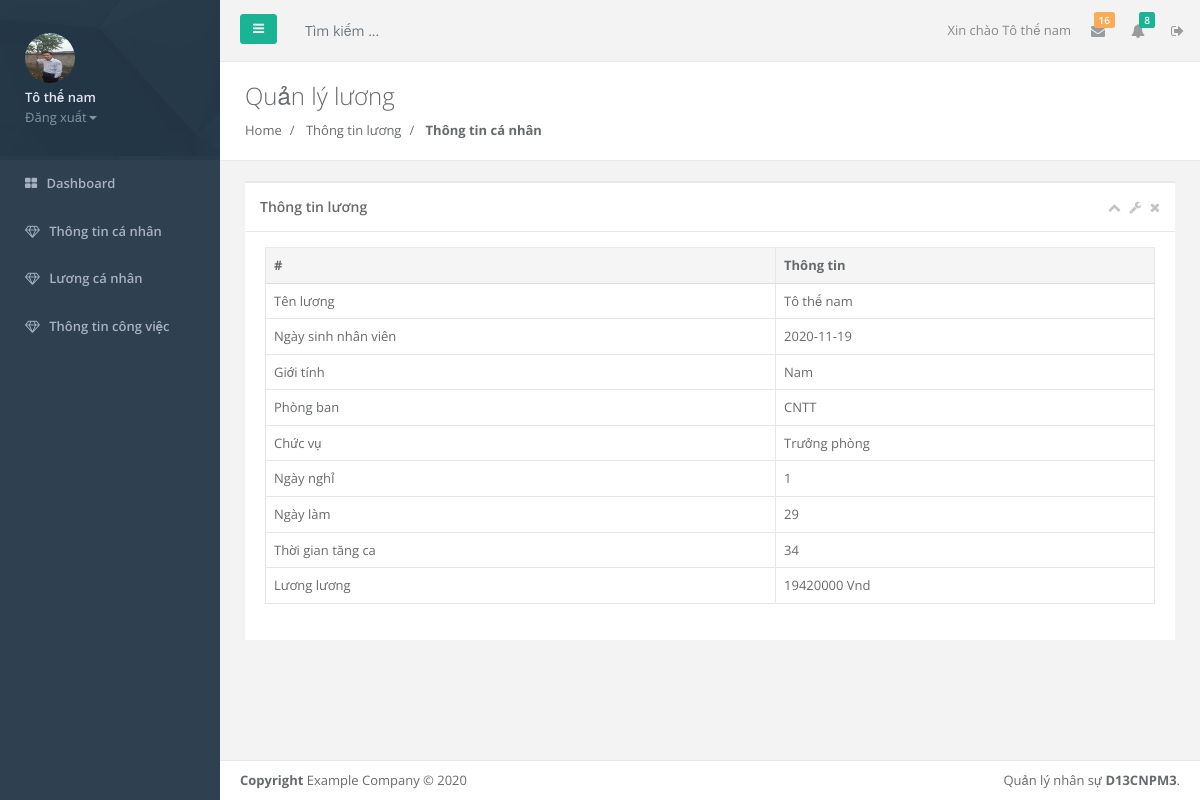
Page /Quanly/user/Luong_nv.php (signed in) on the committed database.
### tables this page shows
CREATE TABLE `nv` (
  `id_nv` int(11) NOT NULL,
  `username` varchar(50) DEFAULT NULL,
  `password` varchar(50) DEFAULT NULL,
  `image` varchar(50) DEFAULT NULL,
  `ten_nv` varchar(50) DEFAULT NULL,
  `ngay_sinh` date DEFAULT NULL,
  `gioi_tinh` varchar(50) DEFAULT NULL,
  `sdt` varchar(50) DEFAULT NULL,
  `email` varchar(255) DEFAULT NULL,
  `que` varchar(50) DEFAULT NULL,
  `phong_ban` varchar(50) DEFAULT NULL,
  `id_cvu` int(11) DEFAULT NULL,
  `id_team` int(11) DEFAULT NULL,
  `hop_dong` varchar(50) DEFAULT NULL,
  `ngay_hieu_luc` date DEFAULT NULL,
  `create_at` date NOT NULL,
  `update_at` date NOT NULL
);

CREATE TABLE `cv` (
  `id_cvu` int(11) NOT NULL,
  `ten_cv` varchar(50) NOT NULL,
  `hs_luong_cv` int(11) NOT NULL,
  `hs_l_tangca` int(11) NOT NULL,
  `phu_cap` int(11) NOT NULL,
  `create_at` date NOT NULL,
  `update_at` date NOT NULL
);

CREATE TABLE `luong` (
  `id_luong` int(11) NOT NULL,
  `id_nv` int(11) NOT NULL,
  `ngay_nghi` int(11) NOT NULL,
  `ngay_lam` int(11) NOT NULL,
  `time_tang_ca` int(11) NOT NULL,
  `create_at` date NOT NULL,
  `update_at` date NOT NULL
);

### Quanly/session1.php (called while the page is built, shortened)
<?php
$session_id1=$_SESSION['id_nv'];
?>

### Quanly/user/Luong_nv.php (the view)
<?php
    include_once('../layout/header1.php');
?>
<?php
require_once('../connect.php');
?>
 <?php
 $result=mysqli_query($con, "select * from luong where id_nv='$session_id1'")or die('Error In Session');
 $data1=mysqli_fetch_array($result);
 ?>
<?php
 $result2=mysqli_query($con,"SELECT nv.id_nv,nv.ten_nv,nv.ngay_sinh,nv.gioi_tinh,nv.phong_ban,cv.ten_cv,luong.ngay_nghi,luong.ngay_lam,luong.time_tang_ca, (hs_luong_cv*ngay_lam)+(hs_l_tangca*time_tang_ca)+phu_cap-(ngay_nghi*300000) AS Luongnhanvien FROM nv JOIN cv ON cv.id_cvu=nv.id_cvu JOIN luong ON luong.id_nv=nv.id_nv where nv.id_nv=".$data['id_nv'])or die('Error In Session');
 $data2=mysqli_fetch_array($result2);
?>
<?php
 $result3=mysqli_query($con, "select nv.id_cvu,cv.id_cvu,cv.ten_cv from nv join cv on cv.id_cvu=nv.id_cvu where nv.id_nv=".$data['id_nv'])or die('Error In Session');
 $data3=mysqli_fetch_array($result3);
 ?>
<div class="row wrapper border-bottom white-bg page-heading">
    <div class="col-lg-10">
        <h2>Quản lý lương</h2>
        <ol class="breadcrumb">
            <li class="breadcrumb-item">
                <a href="master.php">Home</a>
            </li>
            <li class="breadcrumb-item">
                <a>Thông tin lương</a>
            </li>
            <li class="breadcrumb-item active">
                <strong>Thông tin cá nhân</strong>
            </li>
        </ol>
    </div>
</div>
<div class="wrapper wrapper-content">
    <div class="row">
        <div class="col-lg-12">
                <div class="ibox ">
                <div class="ibox-title">
                    <h5> Thông tin lương</h5>
                    <div class="ibox-tools">
                        <a class="collapse-link">
                            <i class="fa fa-chevron-up"></i>
                        </a>
                        <a class="dropdown-toggle" data-toggle="dropdown" href="#">
                            <i class="fa fa-wrench"></i>
                        </a>
                        <a class="close-link">
                            <i class="fa fa-times"></i>
                        </a>
                    </div>
                </div>
                <div class="ibox-content">
                    <table class="table table-bordered">
                        <thead>
                            <tr>
                                <th>#</th>
                                <th>Thông tin</th>
                            </tr>
                        </thead>
                        <tbody>
                                        <tr>
                                        <td> Tên lương</td>
                                        <td> <?php echo $data['ten_nv'] ?></td>
                                        </tr>
                                        <tr>
                                        <td> Ngày sinh nhân  viên</td>
                                        <td> <?php echo $data['ngay_sinh'] ?></td>
                                        </tr>
                                        <tr>
                                        <td> Giới tính</td>
                                        <td> <?php echo $data['gioi_tinh'] ?></td>
                                        </tr>
                                        <tr>
                                        <td> Phòng ban</td>
                                        <td> <?php echo $data['phong_ban'] ?></td>
                                        </tr>
                                        <tr>
                                        <td> Chức vụ</td>
                                        <td> <?php echo $data3['ten_cv'] ?> </td>
                                        </tr>
                                        <tr>
                                        <td> Ngày nghỉ</td>
                                        <td> <?php echo $data1['ngay_nghi'] ?> </td>
                                        </tr>
                                        <tr>
                                        <td> Ngày làm</td>
                                        <td> <?php echo $data1['ngay_lam'] ?> </td>
                                        </tr>
                                        <tr>
                                        <td> Thời gian tăng ca</td>
                                        <td> <?php echo $data1['time_tang_ca'] ?> </td>
                                        </tr>
                                        <tr>
                                        <td> Lương lương</td>
                                        <td> <?php echo $data2['Luongnhanvien'] ?> Vnd </td>
                                        </tr>
                        </tbody>
                    </table>
                </div>
                </div>
        </div>
    </div>
</div>
<?php
    include_once('../layout/footer.php');
?>

### Quanly/layout/sidebar1.php (shortened to what this page needs)
<nav class="navbar-default navbar-static-side" role="navigation">
    <div class="sidebar-collapse">
        <ul class="nav metismenu" id="side-menu">
            <li class="nav-header">
                <div class="dropdown profile-element">
                    <a  href="../admin/thongtin.php"><img alt="image" class="rounded-circle" src="../Assets/image/<?php echo $data['image']; ?>" style="width:50px;height:50px"/></a>
                    <a data-toggle="dropdown" class="dropdown-toggle" href="#">
                        <span class="block m-t-xs font-bold"> <?php echo $data['ten_nv']; ?></span>
                        <span class="text-muted text-xs block">Đăng xuất<b class="caret"></b></span>
                    </a>
                </div>
            </li>
            <li><a href="trangchu.php"><i class="fa fa-th-large"></i> <span class="nav-label">Dashboard</a></li>
                <li><a href="nhanvien.php"><i class="fa fa-diamond"></i> <span class="nav-label">Thông tin cá nhân</a></li>
                <li><a href="luong_nv.php"> <i class="fa fa-diamond"></i> <span class="nav-label">Lương cá nhân</a></li>
            <li>
                <a href="cviec.php"><i class="fa fa-diamond"></i> <span class="nav-label">Thông tin công việc</span></a>
            </li>
        </ul>
    </div>
</nav>

### Quanly/layout/navbar1.php (shortened to what this page needs)
<nav class="navbar navbar-static-top" role="navigation" style="margin-bottom: 0">
        <div class="navbar-header">
            <a class="navbar-minimalize minimalize-styl-2 btn btn-primary " href="#"><i class="fa fa-bars"></i> </a>
            <form role="search" class="navbar-form-custom" action="#">
                <div class="form-group">
                    <input type="text" placeholder="   Tìm kiếm ..." class="form-control" name="top-search" id="top-search">
                </div>
            </form>
        </div>
            <ul class="nav navbar-top-links navbar-right">
                <li>
                    <span class="m-r-sm text-muted welcome-message">Xin chào <?php echo $data['ten_nv']; ?></span>
                </li>
                <li class="dropdown">
                    <a class="dropdown-toggle count-info" data-toggle="dropdown" href="#" aria-expanded="true">
                        <i class="fa fa-envelope"></i>  <span class="label label-warning">16</span>
                    </a>
                </li>
                <li class="dropdown">
                    <a class="dropdown-toggle count-info" data-toggle="dropdown" href="#">
                        <i class="fa fa-bell"></i>  <span class="label label-primary">8</span>
                    </a>
                </li>
                <li>
                    <a class="dropdown-toggle count-info" data-toggle="dropdown" href="#">
                    <i class="fa fa-sign-out"></i>
                    </a>
                </li>
        </ul>
    </nav>

### rows in the picture
nv: image (picture), ten_nv "Tô thế nam", ngay_sinh "2020-11-19", gioi_tinh "Nam", phong_ban "CNTT", id_cvu.ten_cv "Trưởng phòng"
luong: ngay_nghi "1", ngay_lam "29", time_tang_ca "34"

### other values in the picture
$data2['Luongnhanvien'] "19420000"
